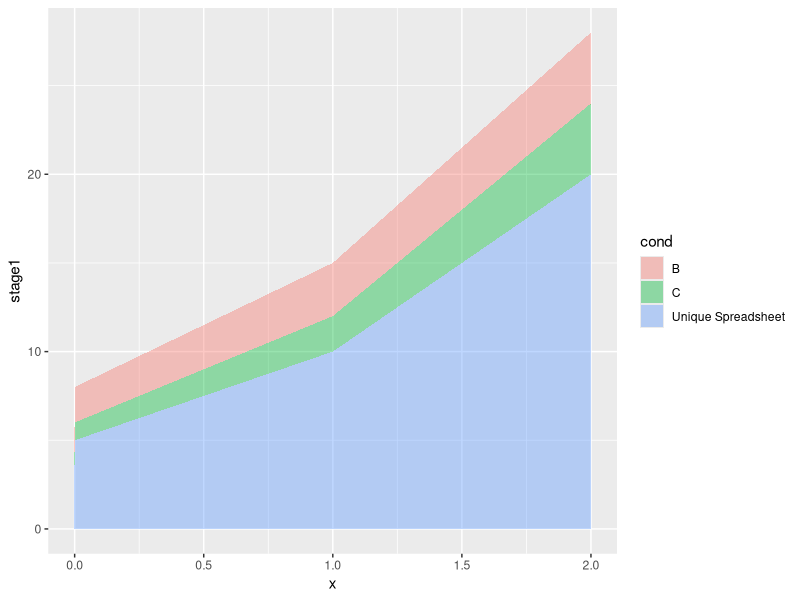

Generate this figure with R:
set.seed(1234)

library("ggplot2")

cond <- c("Unique Spreadsheet", "Unique Spreadsheet", "Unique Spreadsheet", "B", "B", "B", "C", "C", "C")
stage1 <- c(5, 10, 20, 2, 3, 4, 1, 2, 4)
x <- c(0, 1, 2, 0, 1, 2, 0, 1, 2)

df <- data.frame(cond = cond, x = x, rating = stage1)

# http://docs.ggplot2.org/current/stat_density.html

m <- ggplot(data = df, aes(x = x, y = stage1, fill = cond))
m + geom_area(alpha = 0.4)

# tikz(file = "Figure1.tex", width = 2.5, height = 2.5)



